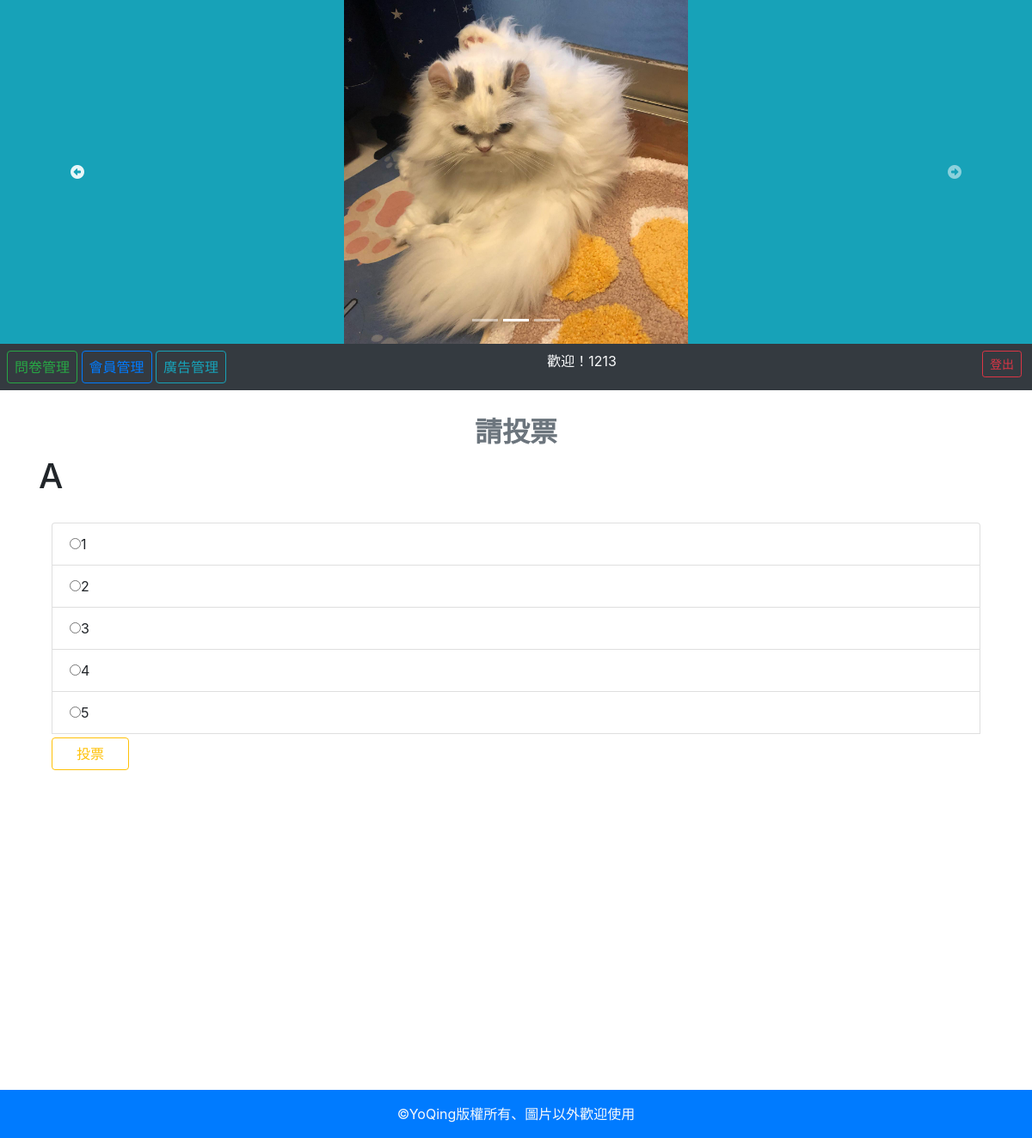
/backend/index.php?do=vote&id=24 (signed in), run on the app's committed database.
### tables this page shows
CREATE TABLE `ad` (
  `id` int(11) UNSIGNED NOT NULL,
  `name` varchar(64) NOT NULL,
  `sh` tinyint(1) UNSIGNED NOT NULL,
  `intro` varchar(64) DEFAULT NULL
);

CREATE TABLE `topics` (
  `id` int(11) UNSIGNED NOT NULL,
  `topic` varchar(128) NOT NULL
);

CREATE TABLE `options` (
  `id` int(11) UNSIGNED NOT NULL,
  `opt` varchar(128) NOT NULL,
  `topic_id` int(11) UNSIGNED NOT NULL,
  `count` int(11) UNSIGNED NOT NULL DEFAULT 0
);

### db.php (called while the page is built, shortened)
<?php
    $dsn="mysql:host=localhost;charset=utf8;dbname=yovote";
    $pdo=new PDO($dsn,'root','');
    function find($table,$id){
        global $pdo;
        $sql="SELECT * FROM `$table` WHERE ";
        if(is_array($id)){
            foreach($id as $key=>$value){
                $tmp[]="`$key`='$value'";
            }
            $sql=$sql. implode(" AND ",$tmp);
        }else{
           $sql=$sql . "`id`='$id'";
        }
        return $pdo->query($sql)->fetch(PDO::FETCH_ASSOC);
    }
    function all($table,...$arg){
    global $pdo;
    $sql="SELECT * FROM `$table` ";
    if(isset($arg[0])){
        if(is_array($arg[0])){
            foreach($arg[0] as $key=>$value){
                $tmp[]="`$key`='$value'";
            }
            $sql=$sql."where " . implode(" AND ",$tmp);
        }else{
            $sql=$sql.$arg[0];
        }
    }
    $rows=$pdo->query($sql)->fetchAll(PDO::FETCH_ASSOC);
    return $rows;
    }
?>

### backend/index.php (the view, shortened to what this page needs)
<?php
include_once "../db.php";
?>
<!DOCTYPE html>
<html lang="en">
<head>
    <link rel="stylesheet" href="https://maxcdn.bootstrapcdn.com/bootstrap/4.5.2/css/bootstrap.min.css">
    <link rel="stylesheet" href="../style/style.css">
</head>
<body>
<div class="container-fluid">
    <div class="row">
        <div class="jumbotron jumbotron-fluid p-0 mb-0 col-12" style="overflow:hidden">
            <a href="index.php">
                <div id="carouselExampleIndicators" class="carousel slide bg-info" data-ride="carousel" data-interval="2500">
                    <ol class="carousel-indicators position-absolute">
                        <li data-target="#carouselExampleIndicators" data-slide-to="0" class="active"></li>
                        <li data-target="#carouselExampleIndicators" data-slide-to="1"></li>
                        <li data-target="#carouselExampleIndicators" data-slide-to="2"></li>
                    </ol>
                    <div class="carousel-inner">
                    <?php
                        $image=all('ad',['sh'=>1]);
                        foreach($image as $key => $image2){
                        if($key==0){
                            echo "<div class='carousel-item active'>";
                        }else{
                            echo "<div class='carousel-item'>";
                        }
                        echo "<img class='d-block m-auto' style='width:400px;height:400px;' src='../image/{$image2['name']}' alt='{$image2['intro']}'>";
                        echo "</div>";
                        }
                        ?>
                    </div>
                    <a class="carousel-control-prev" href="#carouselExampleIndicators" role="button" data-slide="prev">
                        <span class="fas fa-arrow-alt-circle-left" aria-hidden="true"></span>
                    </a>
                    <a class="carousel-control-next" href="#carouselExampleIndicators" role="button" data-slide="next">
                        <span class="fas fa-arrow-alt-circle-right" aria-hidden="true"></span>
                    </a>
                </div>
            </a>
        </div>
    </div>
</div>
<div class="container-fluid">
    <div class="row">
        <nav class="col bg-dark text-light d-flex justify-content-between p-2">
            <div class="text-left">
                <a class='px-2 btn btn-outline-success' href="?do=show_vote_list">問卷管理</a>
                <a class='px-2 btn btn btn-outline-primary' href="?do=member">會員管理</a>
                <a class='px-2 btn btn-outline-info' href="?do=ad">廣告管理</a>
            </div>
            <?php
                if(isset($_SESSION['user'])){
                    echo "<span class='pr-5'>歡迎！{$_SESSION['user']}</span>";
            ?>
            <div class="text-right">
                <a class="btn btn-sm btn btn-outline-danger mx-1" href="../logout.php">登出</a>
            </div>
            <?php
            }
            ?>
        </nav>
    </div>
</div>
<div class="container">
    <div class="row">
        <div class="col-12">
            <?php
                $do=(isset($_GET['do']))?$_GET['do']:'manage_vote';
                $file=$do.".php";
                if(file_exists($file)){
                        include $file;
                }else{
                        include "./manage_vote.php";
                }
            ?>
        </div>
    </div>
</div>
<div class="p-3 text-center text-light bg-primary">&copy;YoQing版權所有、圖片以外歡迎使用</div>
</body>
</html>

### backend/vote.php
<h2 class="text-center font-weight-bold text-secondary">請投票</h2>
<?php
    $id=$_GET['id'];
    $subject=find('topics',$id);
    $options=all('options',['topic_id'=>$id]);
?>
<h1> <?php echo $subject['topic'];?> </h1>
    <form action="../api/save_vote.php" method="POST">
        <div class="container">
            <div class="row">
                <div class="col">
                    <?php
                        echo "<ol class='list-group'>";
                        foreach ($options as $key => $opt) {
                        echo "<li class='list-group-item'>";
                        echo "<input type='radio' name='opt' value='{$opt['id']}'>";
                        echo $opt['opt'];
                        echo "</li>";
                        }
                    ?>
                    <input class="col-1 mt-1 btn btn-outline-warning" type="submit" value="投票">
                    </ol>
                </div>
            </div>
        </div>
    </form>

### backend/index.php (style rules this page uses)
.container { min-height: 600px; margin: 30px auto; }

### data on the page
ad: name (picture)
topics: topic "A"
options: opt "1"
options: opt "2"
options: opt "3"
options: opt "4"
options: opt "5"

### other printed values
$_SESSION['user'] "1213"
